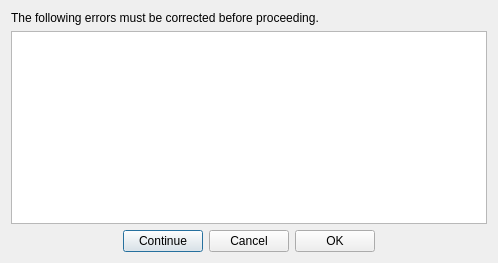
<?xml version="1.0" encoding="UTF-8"?>
<ui version="4.0">
 <class>ErrorDialog</class>
 <widget class="QDialog" name="ErrorDialog">
  <property name="enabled">
   <bool>true</bool>
  </property>
  <property name="geometry">
   <rect>
    <x>0</x>
    <y>0</y>
    <width>498</width>
    <height>263</height>
   </rect>
  </property>
  <property name="windowTitle">
   <string> Reliance Edge Configuration Utility</string>
  </property>
  <layout class="QVBoxLayout" name="verticalLayout">
   <item>
    <widget class="QLabel" name="label">
     <property name="text">
      <string>The following errors must be corrected before proceeding.</string>
     </property>
     <property name="wordWrap">
      <bool>true</bool>
     </property>
    </widget>
   </item>
   <item>
    <widget class="QListWidget" name="listErrors"/>
   </item>
   <item>
    <layout class="QHBoxLayout" name="horizontalLayout">
     <item>
      <spacer name="horizontalSpacer_2">
       <property name="orientation">
        <enum>Qt::Horizontal</enum>
       </property>
       <property name="sizeHint" stdset="0">
        <size>
         <width>40</width>
         <height>20</height>
        </size>
       </property>
      </spacer>
     </item>
     <item>
      <widget class="QPushButton" name="btnContinue">
       <property name="text">
        <string>Continue</string>
       </property>
      </widget>
     </item>
     <item>
      <widget class="QPushButton" name="btnCancel">
       <property name="text">
        <string>Cancel</string>
       </property>
      </widget>
     </item>
     <item>
      <widget class="QPushButton" name="btnOk">
       <property name="text">
        <string>OK</string>
       </property>
      </widget>
     </item>
     <item>
      <spacer name="horizontalSpacer">
       <property name="orientation">
        <enum>Qt::Horizontal</enum>
       </property>
       <property name="sizeHint" stdset="0">
        <size>
         <width>40</width>
         <height>20</height>
        </size>
       </property>
      </spacer>
     </item>
    </layout>
   </item>
  </layout>
 </widget>
 <resources/>
 <connections/>
</ui>
